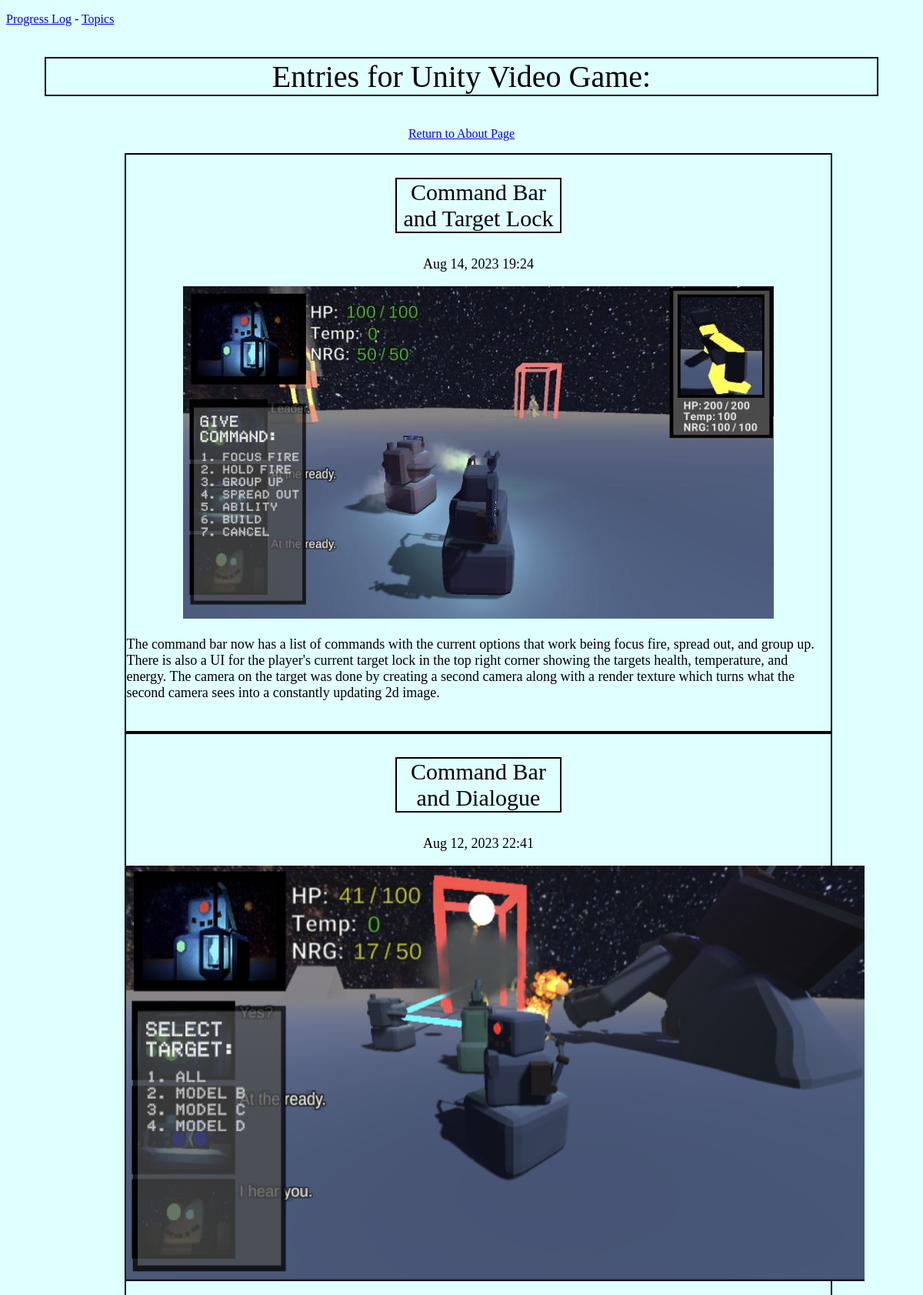
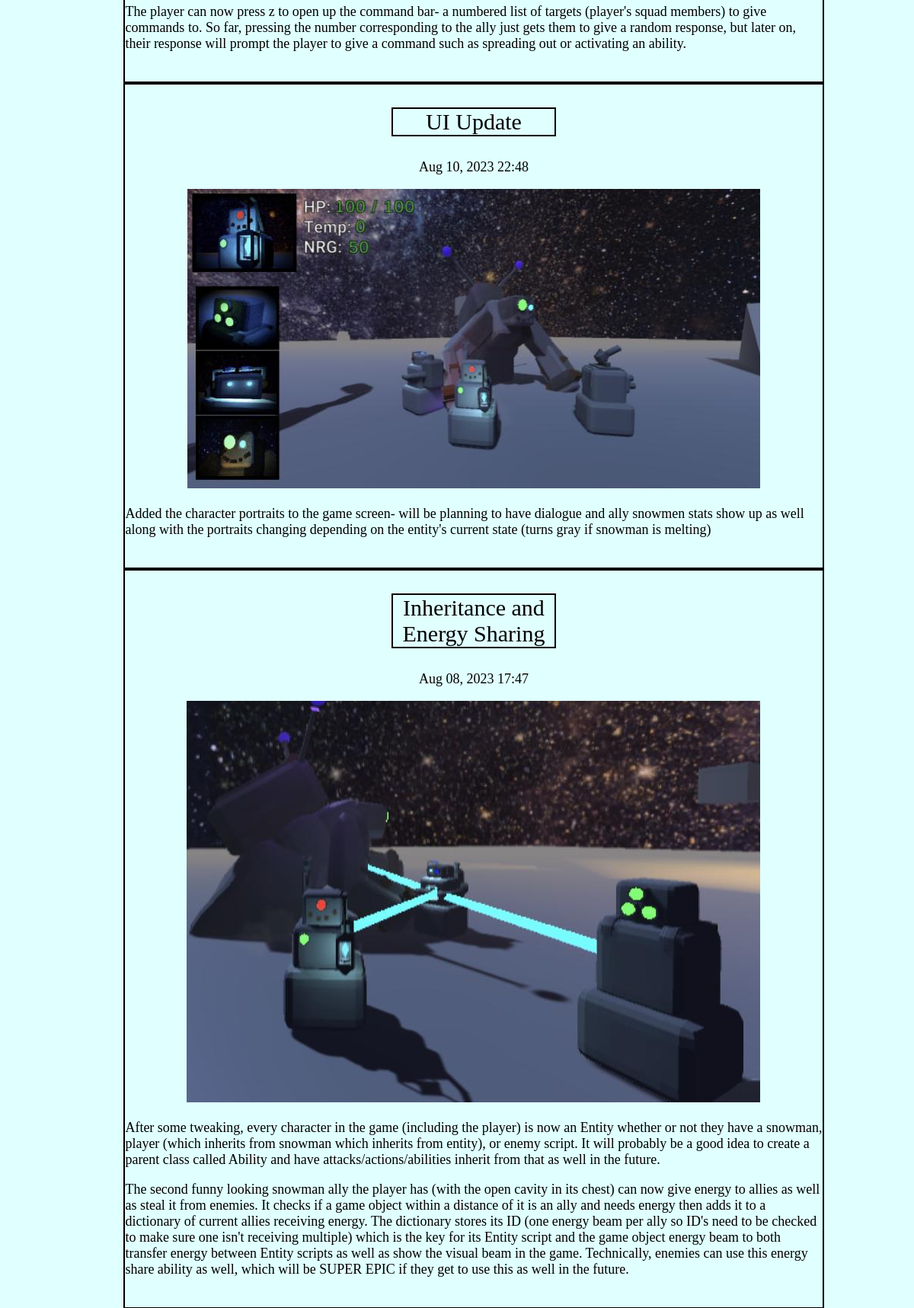
The app's page /topics/2/ (upper part) with its own data (2 pictures, top to bottom).
### progress_log/models.py (models this page shows, shortened)
class Topic(models.Model):
    text = models.CharField(max_length=200)
    date_added = models.DateTimeField(auto_now_add=True)

class Entry(models.Model):
    topic = models.ForeignKey(Topic, on_delete=models.CASCADE)
    title = models.CharField(max_length=200, default=Topic.__name__)    # My own personal addition while doing python book's tutorial :)
    image = models.ImageField(null=True, blank=True, upload_to='images/')
    text = models.TextField()
    date_added = models.DateTimeField(auto_now_add=True)
    class Meta:
        verbose_name_plural = 'entries'

### progress_log/views.py (the view)
# urls.py: path('topics/<int:topic_id>/', views.topic, name='topic'),
def topic(request, topic_id):
    topic = Topic.objects.get(id=topic_id)
    entries = topic.entry_set.order_by('-date_added')   # Minus sign for reverse order (most recent shows up first)
    context = {'topic': topic, 'entries': entries}
    return render(request, 'progress_log/topic.html', context)

### progress_log/templates/progress_log/topic.html (shortened to what this page needs)
<!DOCTYPE html>
{% extends 'progress_log/base.html' %}
  {% block content %}
  <p class="page_title">Entries for {{topic.text}}:</p>
  <p style="text-align:center"><a href="{% url 'progress_log:topic' topic.id %}about" >Return to About Page</a></p>
  <ul>
    {% for entry in entries %}
      <div class="body_text">
        <p class="section_title">{{entry.title}}</p>
        <p style="text-align:center">{{entry.date_added|date:'M d, Y H:i'}}</p>
        {% if entry.image.url is not null %}
          <p style="text-align:center;"><img src="{{entry.image.url}}"></p>
        {% endif %}
        <p>{{entry.text|linebreaks}}</p>
        <br>
      </div>
      {% empty %}
        <li>There are no entries for this topic yet</li>
    {% endfor %}
  </ul>
  {% endblock content %}

### progress_log/templates/progress_log/base.html (style rules this page uses)
.page_title { border: 2px solid black; font-size:40px; text-align:center; margin-left:50px; margin-right:50px; }
.section_title { border: 2px solid black; font-size:30px; text-align:center; margin-left:350px; margin-right:350px; }
.body_text { border: 2px solid black; font-size:18px; width:80%; margin-left:10%; margin-right:10% overflow:visible; }

### records on screen
Topic: text "Unity Video Game"
Entry: title "Command Bar and Target Lock", date_added "Aug 14, 2023 19:24", image (picture), text "The command bar now has a list of commands with the current options that work being focus fire, spread out, and group up. There is also a UI for the player's current target lock in the top right corner showing the targets health, temperature, and energy. The camera on the target was done by creating a second camera along with a render texture which turns what the second camera sees into a constantly updating 2d image."
Entry: title "Command Bar and Dialogue", date_added "Aug 12, 2023 22:41", image (picture), text "The player can now press z to open up the command bar- a numbered list of targets (player's squad members) to give commands to. So far, pressing the number corresponding to the ally just gets them to give a random response, but later on, their response will prompt the player to give a command such as spreading out or activating an ability."
Entry: title "UI Update", date_added "Aug 10, 2023 22:48", image (picture), text "Added the character portraits to the game screen- will be planning to have dialogue and ally snowmen stats show up as well along with the portraits changing depending on the entity's current state (turns gray if snowman is melting)"
Entry: title "Inheritance and Energy Sharing", date_added "Aug 08, 2023 17:47", image (picture), text "After some tweaking, every character in the game (including the player) is now an Entity whether or not they have a snowman, player (which inherits from snowman which inherits from entity), or enemy script. It will probably be a good idea to create a parent class called Ability and have attacks/actions/abilities inherit from that as well in the future. The second funny looking snowman ally the player has (with the open cavity in its chest) can now give energy to allies as well as steal it from enemies. It checks if a game object within a distance of it is an ally and needs energy then adds it to a dictionary of current allies receiving energy. The dictionary stores its ID (one energy beam…"
